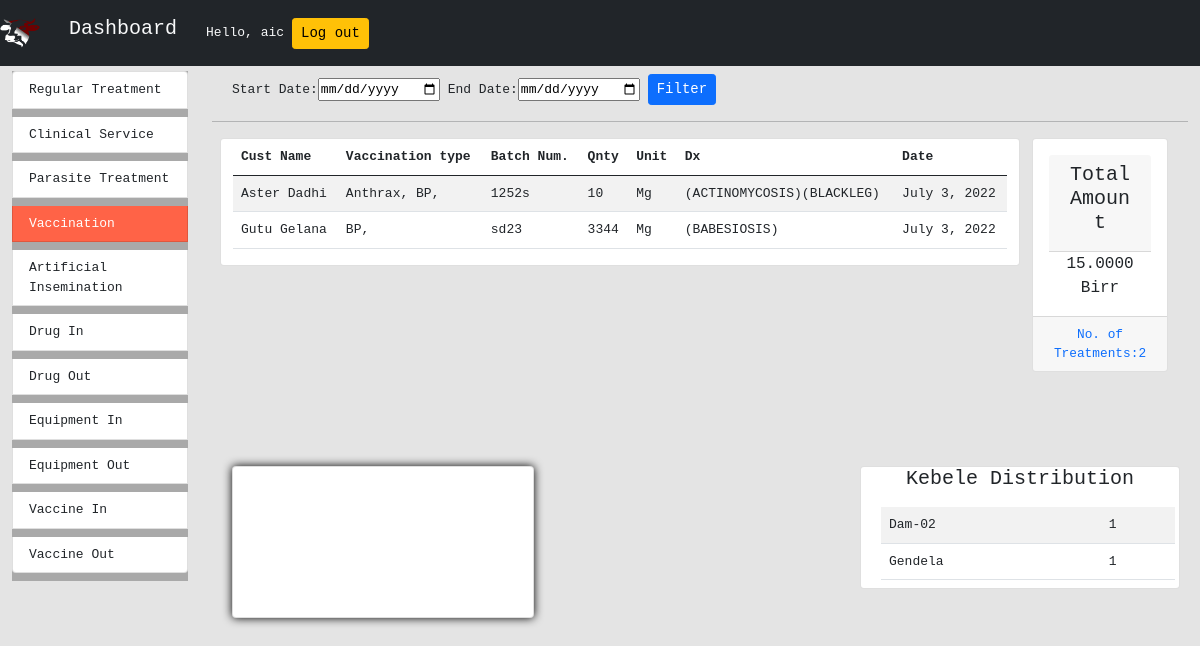
/dashboard/vaccination_summary/ (signed in), run on an earlier commit of the app's database.
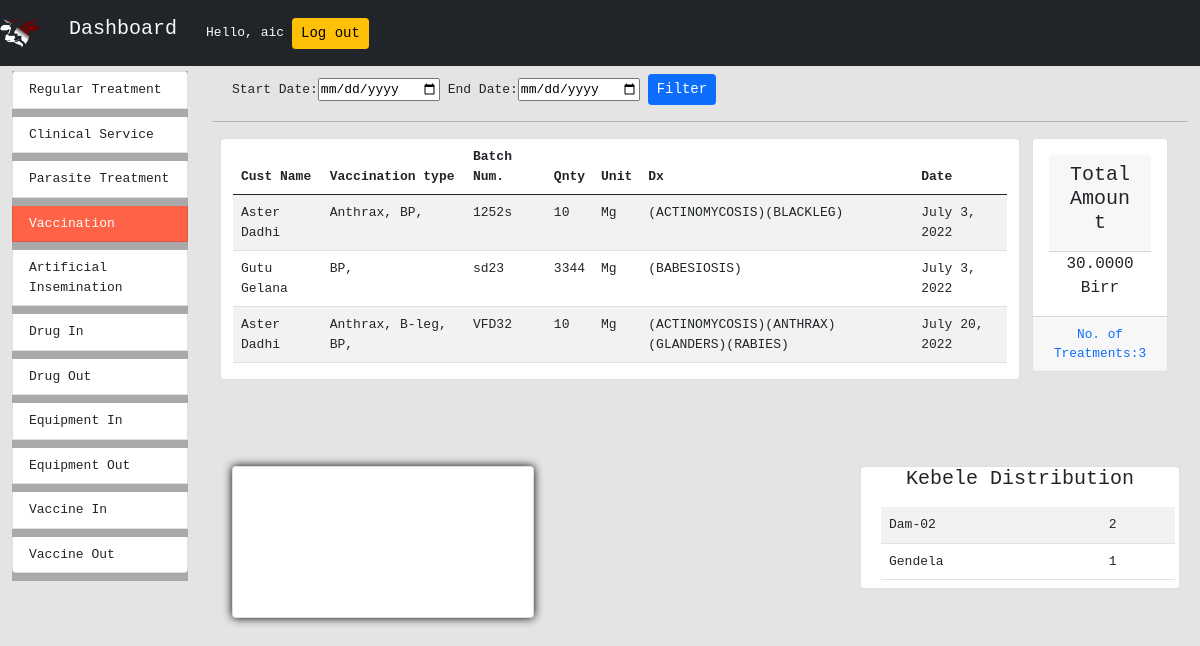
And on a later commit of the database.
### vaccination/models.py (models this page shows, shortened)
class Vaccination(models.Model):
    case_number = models.ForeignKey(Customer,on_delete=models.PROTECT)
    vaccine_id = models.ManyToManyField(Vaccine)
    vaccine_batch_num = models.CharField(max_length=100,null=False)
    quantity = models.IntegerField(default=0,null=False)
    unit = models.ForeignKey(Unit,on_delete=models.PROTECT)
    dx = models.ManyToManyField(Disease,verbose_name="Dx",blank=True)
    service_date = models.DateField(auto_now_add=True)
    def getKebele(self):
        return self.case_number.kebele

class Vaccine(models.Model):
    vaccine_type = models.CharField(max_length=100)
    price = models.DecimalField(
        max_digits=6, decimal_places=4, default=000000.0000)
    def getPrice(self):return self.price

### registernewuser/models.py (models this page shows, shortened)
class Customer(models.Model):
    customer_name = models.CharField(max_length=100)
    sub_kebele = models.CharField(max_length=100)
    kebele = models.ForeignKey(Kebele, on_delete=models.CASCADE)
    case_number = models.AutoField(primary_key=True, null=False)
    species = models.ForeignKey(Species, on_delete=models.CASCADE)
    breed = models.ForeignKey(Breed, on_delete=models.CASCADE)
    number_of_animals = models.PositiveIntegerField()
    sex = models.CharField(max_length=10, choices=SEX_CHOICES)
    service_date = models.DateField(auto_now=False, auto_now_add=True)
    mobile_number = models.PositiveIntegerField()

class Kebele(models.Model):
    id = models.AutoField(primary_key=True)
    name = models.CharField(max_length=100)

### regulartreatedanimals/models.py (models this page shows, shortened)
class Unit(models.Model):
    unit_name = models.CharField(max_length=100,null=False)
    def __str__(self) -> str:
        return str(self.unit_name)

class Disease(models.Model):
    disease_name = models.CharField(max_length=100,null=False)

### dashboard/views.py (the view, shortened to what this page needs)
# urls.py: path('vaccination_summary/',VaccinationSummary.as_view(),name="vaccination_summary"),
class VaccinationSummary(LoginRequiredMixin,View):
    login_url =  "/"
    templateUrl = "dashboard/vaccination_summary.html"
    dateForm = DateRangeFrom()
    def get(self,request):
        vaccinationObj = Vaccination.objects.all()
        distByKebele = self.getDistByKebele(Kebele.objects.all(),vaccinationObj)
        context = {"vaccinationObj":vaccinationObj,
                    "dateForm":self.dateForm,
                    "totalVaccinations":vaccinationObj.count(),
                    "totalPrice":self.getPrice(vaccinationObj),
                    "distByKebele":distByKebele}
        return render(request,self.templateUrl,context)
    def getDistByKebele(self,kebeles=None,vaccinationObj=None):
        distByKebele = {}
        for kebele in kebeles:
            for t in  vaccinationObj:
                if t.getKebele() == kebele:
                    if kebele.name in distByKebele:
                        distByKebele[kebele.name] += 1
                    else:
                        distByKebele[kebele.name] = 1
        return distByKebele
    def getPrice(self,vaccinationObj):
        totalPrice = 0
        for v in vaccinationObj:
            for vaccine in v.vaccine_id.all():
                totalPrice += vaccine.getPrice()
        return totalPrice

### dashboard/forms.py
class DateRangeFrom(forms.Form):
    start_date = forms.DateField(label='Start Date',widget=forms.DateInput(attrs={'type':'date',
                                    'id':'start_date'}))
    end_date = forms.DateField(label='End Date',widget=forms.DateInput(attrs={'type':'date',
                                    'id':'end_date'}))

### dashboard/templates/dashboard/vaccination_summary.html (shortened to what this page needs)
{% extends 'dashboard/main.html' %}
{% load static %} {% block title %} Dashboard {%endblock title %}
 {% block content %}
<div class="row m-2">
	<form action="" method="POST">
		{%csrf_token%} {{dateForm}}
		<input type="submit" value="Filter" class="btn btn-sm btn-primary" />
	</form>
</div>
<hr />
<div class="row overflow-auto m-2" id="summary">
	<div class="col-md-10 card">
		<table class="table table-striped">
			<thead>
				<tr>
					<th scope="col">Cust Name</th>
					<th scope="col">Vaccination type</th>
					<th scope="col">Batch Num.</th>
					<th scope="col">Qnty</th>
					<th scope="col">Unit</th>
					<th scope="col">Dx</th>
					<th scope="col">Date</th>
				</tr>
			</thead>
			{% for row in vaccinationObj %}
			<tr>
				<td>{{row.case_number.customer_name}}</td>
				<td>
					{%for vaccine in row.vaccine_id.all%}
                    {{vaccine.vaccine_type}},
                    {%endfor%}
				</td>
				<td>{{row.vaccine_batch_num}}</td>
				<td>{{row.quantity}}</td>
				<td>{{row.unit}}</td>
				<td>{%for dx in row.dx.all%}({{dx.disease_name}}){%endfor%}</td>
				<td>{{row.service_date}}</td>
			</tr>
			{% endfor %}
		</table>
	</div>
	<div class="col-md-2 col-sm-12">
		<div class="card">
			<div class="card-body">
				<div class="card-header">
					<h5 class="card-title">Total Amount</h5>
				</div>
				<p class="card-text">{{totalPrice}} Birr</p>
			</div>
			<div class="card-footer">
				<p class="card-text text-primary">
					No. of Treatments:{{totalVaccinations}}
				</p>
			</div>
		</div>
	</div>
</div>
<div class="row m-2">
	<div class="col-md-8 col-sm-12">
		<canvas class="chart_canvas card" id="cntx_vaccination"></canvas>
	</div>
	<div class="col-md-4 col-sm-12 card">
		<h5 class="text-center">Kebele Distribution</h5>
		<table class="table table-striped m-2">
			{% for key,value in distByKebele.items %}
			<tr>
				<td>{{key}}</td>
				<td>{{value}}</td>
			</tr>
			{%endfor%}
		</table>
	</div>
</div>
{% endblock content %}

What changed in the data, as far as the page shows it:
added Vaccination: case_number.customer_name "Aster Dadhi", vaccine_batch_num "VFD32", quantity "10", unit "Mg", service_date "July 20, 2022", Vaccine (vaccine_type "Anthrax"), Vaccine (vaccine_type "BP"), Disease (disease_name "ACTINOMYCOSIS")
now on this page (row edited): Vaccine: vaccine_type "B-leg", shown under "Aster Dadhi"
now on this page (row unchanged): Disease: disease_name "ANTHRAX", shown under "Aster Dadhi"
now on this page (row unchanged): Disease: disease_name "GLANDERS", shown under "Aster Dadhi"
now on this page (row unchanged): Disease: disease_name "RABIES", shown under "Aster Dadhi"
Also different on the page:
{{ totalPrice }}: "15.0000" → "30.0000"
{{ totalVaccinations }}: "2" → "3"
new list line: "Dam-02"
new list line: "2"
list line gone: "Dam-02"
list line gone: "1"
